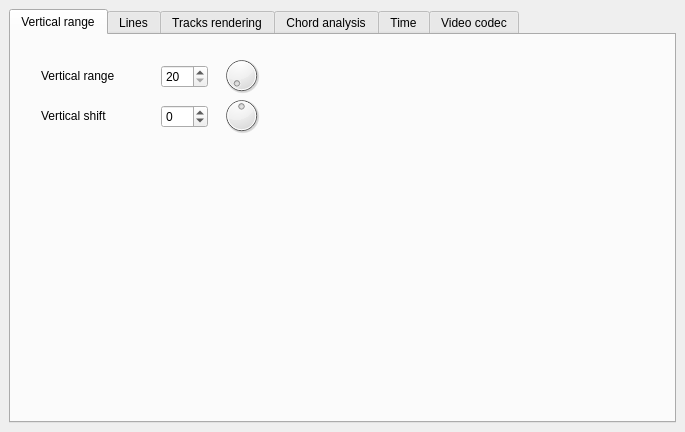
<?xml version="1.0" encoding="UTF-8"?>
<ui version="4.0">
 <class>DockWidRender</class>
 <widget class="QDockWidget" name="DockWidRender">
  <property name="geometry">
   <rect>
    <x>0</x>
    <y>0</y>
    <width>685</width>
    <height>432</height>
   </rect>
  </property>
  <property name="floating">
   <bool>true</bool>
  </property>
  <property name="windowTitle">
   <string>Rendering properties</string>
  </property>
  <widget class="QWidget" name="dockWidgetContents">
   <layout class="QGridLayout" name="gridLayout">
    <item row="0" column="0">
     <widget class="QTabWidget" name="tabWidget">
      <property name="currentIndex">
       <number>0</number>
      </property>
      <widget class="QWidget" name="tab_4">
       <attribute name="title">
        <string>Vertical range</string>
       </attribute>
       <widget class="QLabel" name="label_3">
        <property name="geometry">
         <rect>
          <x>30</x>
          <y>30</y>
          <width>121</width>
          <height>21</height>
         </rect>
        </property>
        <property name="text">
         <string>Vertical range</string>
        </property>
       </widget>
       <widget class="QLabel" name="label_4">
        <property name="geometry">
         <rect>
          <x>30</x>
          <y>70</y>
          <width>91</width>
          <height>21</height>
         </rect>
        </property>
        <property name="text">
         <string>Vertical shift</string>
        </property>
       </widget>
       <widget class="QSpinBox" name="spinBox_3">
        <property name="geometry">
         <rect>
          <x>150</x>
          <y>30</y>
          <width>47</width>
          <height>23</height>
         </rect>
        </property>
        <property name="minimum">
         <number>20</number>
        </property>
        <property name="maximum">
         <number>100</number>
        </property>
       </widget>
       <widget class="QSpinBox" name="spinBox_4">
        <property name="geometry">
         <rect>
          <x>150</x>
          <y>70</y>
          <width>47</width>
          <height>23</height>
         </rect>
        </property>
        <property name="minimum">
         <number>-100</number>
        </property>
        <property name="maximum">
         <number>100</number>
        </property>
       </widget>
       <widget class="QDial" name="dial">
        <property name="geometry">
         <rect>
          <x>210</x>
          <y>20</y>
          <width>41</width>
          <height>41</height>
         </rect>
        </property>
        <property name="minimum">
         <number>20</number>
        </property>
        <property name="maximum">
         <number>100</number>
        </property>
       </widget>
       <widget class="QDial" name="dial_2">
        <property name="geometry">
         <rect>
          <x>210</x>
          <y>60</y>
          <width>41</width>
          <height>41</height>
         </rect>
        </property>
        <property name="minimum">
         <number>-100</number>
        </property>
        <property name="maximum">
         <number>100</number>
        </property>
       </widget>
      </widget>
      <widget class="QWidget" name="tab">
       <attribute name="title">
        <string>Lines</string>
       </attribute>
       <layout class="QGridLayout" name="gridLayout_2">
        <item row="1" column="0">
         <widget class="QGroupBox" name="groupBox_2">
          <property name="title">
           <string>Horizontal lines</string>
          </property>
          <layout class="QGridLayout" name="gridLayout_3">
           <item row="3" column="2">
            <widget class="QSpinBox" name="spinBox_9"/>
           </item>
           <item row="4" column="2">
            <widget class="QPushButton" name="pb_setClr_hlines">
             <property name="maximumSize">
              <size>
               <width>80</width>
               <height>50</height>
              </size>
             </property>
             <property name="text">
              <string>Set color...</string>
             </property>
            </widget>
           </item>
           <item row="2" column="2">
            <widget class="QSpinBox" name="spinBox_8">
             <property name="maximumSize">
              <size>
               <width>80</width>
               <height>50</height>
              </size>
             </property>
             <property name="minimum">
              <number>1</number>
             </property>
             <property name="maximum">
              <number>96</number>
             </property>
             <property name="value">
              <number>12</number>
             </property>
            </widget>
           </item>
           <item row="2" column="0">
            <widget class="QCheckBox" name="checkBox_8">
             <property name="maximumSize">
              <size>
               <width>50</width>
               <height>50</height>
              </size>
             </property>
             <property name="text">
              <string>On</string>
             </property>
            </widget>
           </item>
           <item row="4" column="1">
            <widget class="QWidget" name="widget_hlcolour" native="true">
             <property name="autoFillBackground">
              <bool>true</bool>
             </property>
            </widget>
           </item>
           <item row="2" column="1">
            <widget class="QComboBox" name="comboBox">
             <item>
              <property name="text">
               <string>1 - One line every n semitones</string>
              </property>
             </item>
             <item>
              <property name="text">
               <string>2 - One line every semitone, one stronger line every n semitones</string>
              </property>
             </item>
             <item>
              <property name="text">
               <string>3 - Keyboard</string>
              </property>
             </item>
             <item>
              <property name="text">
               <string>4 - Keyboard (inverse)</string>
              </property>
             </item>
             <item>
              <property name="text">
               <string>5 - Staff</string>
              </property>
             </item>
            </widget>
           </item>
           <item row="3" column="0">
            <widget class="QCheckBox" name="checkBox_9">
             <property name="text">
              <string>Half shift</string>
             </property>
            </widget>
           </item>
          </layout>
         </widget>
        </item>
        <item row="0" column="0">
         <widget class="QGroupBox" name="groupBox">
          <property name="title">
           <string>Vertical lines</string>
          </property>
          <layout class="QGridLayout" name="gridLayout_4">
           <item row="3" column="1">
            <widget class="QSpinBox" name="sb_vLineTrack">
             <property name="minimum">
              <number>0</number>
             </property>
             <property name="maximum">
              <number>127</number>
             </property>
            </widget>
           </item>
           <item row="3" column="4">
            <widget class="QPushButton" name="pb_setClr_vlines">
             <property name="text">
              <string>Set color...</string>
             </property>
            </widget>
           </item>
           <item row="0" column="0">
            <widget class="QCheckBox" name="checkBox">
             <property name="text">
              <string>Central line</string>
             </property>
             <property name="checked">
              <bool>true</bool>
             </property>
            </widget>
           </item>
           <item row="3" column="0">
            <widget class="QCheckBox" name="cb_vLineTrack">
             <property name="text">
              <string>From metronome track:</string>
             </property>
            </widget>
           </item>
           <item row="3" column="3">
            <widget class="QWidget" name="widget_vlcolour" native="true">
             <property name="autoFillBackground">
              <bool>true</bool>
             </property>
            </widget>
           </item>
           <item row="1" column="0">
            <widget class="QCheckBox" name="cb_vLineTSig">
             <property name="text">
              <string>Beat lines from time signatures</string>
             </property>
            </widget>
           </item>
           <item row="1" column="1">
            <widget class="QCheckBox" name="checkBox_2">
             <property name="text">
              <string>Manual, measure:</string>
             </property>
            </widget>
           </item>
           <item row="1" column="2">
            <widget class="QSpinBox" name="spinBox">
             <property name="minimum">
              <number>1</number>
             </property>
             <property name="maximum">
              <number>64</number>
             </property>
             <property name="value">
              <number>4</number>
             </property>
            </widget>
           </item>
           <item row="1" column="3">
            <widget class="QComboBox" name="cmb_vLnManualDenom">
             <property name="currentText">
              <string>1</string>
             </property>
             <item>
              <property name="text">
               <string>1</string>
              </property>
             </item>
             <item>
              <property name="text">
               <string>2</string>
              </property>
             </item>
             <item>
              <property name="text">
               <string>4</string>
              </property>
             </item>
             <item>
              <property name="text">
               <string>8</string>
              </property>
             </item>
             <item>
              <property name="text">
               <string>16</string>
              </property>
             </item>
             <item>
              <property name="text">
               <string>32</string>
              </property>
             </item>
             <item>
              <property name="text">
               <string>64</string>
              </property>
             </item>
            </widget>
           </item>
          </layout>
         </widget>
        </item>
       </layout>
      </widget>
      <widget class="QWidget" name="tab_2">
       <attribute name="title">
        <string>Tracks rendering</string>
       </attribute>
       <widget class="QCheckBox" name="checkBox_3">
        <property name="geometry">
         <rect>
          <x>20</x>
          <y>20</y>
          <width>221</width>
          <height>20</height>
         </rect>
        </property>
        <property name="text">
         <string>Render playing notes separately</string>
        </property>
       </widget>
       <widget class="QCheckBox" name="checkBox_4">
        <property name="geometry">
         <rect>
          <x>20</x>
          <y>50</y>
          <width>201</width>
          <height>20</height>
         </rect>
        </property>
        <property name="text">
         <string>Render tracks separately</string>
        </property>
       </widget>
       <widget class="QSpinBox" name="spinBox_2">
        <property name="geometry">
         <rect>
          <x>290</x>
          <y>20</y>
          <width>47</width>
          <height>23</height>
         </rect>
        </property>
        <property name="maximum">
         <number>50</number>
        </property>
       </widget>
       <widget class="QLabel" name="label">
        <property name="geometry">
         <rect>
          <x>260</x>
          <y>20</y>
          <width>31</width>
          <height>21</height>
         </rect>
        </property>
        <property name="text">
         <string>Blur:</string>
        </property>
       </widget>
       <widget class="QSpinBox" name="spinBox_5">
        <property name="geometry">
         <rect>
          <x>340</x>
          <y>20</y>
          <width>47</width>
          <height>23</height>
         </rect>
        </property>
        <property name="maximum">
         <number>50</number>
        </property>
       </widget>
       <widget class="QCheckBox" name="checkBox_5">
        <property name="geometry">
         <rect>
          <x>20</x>
          <y>80</y>
          <width>231</width>
          <height>20</height>
         </rect>
        </property>
        <property name="text">
         <string>Render moving notes separately</string>
        </property>
       </widget>
       <widget class="QLabel" name="label_5">
        <property name="geometry">
         <rect>
          <x>260</x>
          <y>80</y>
          <width>31</width>
          <height>21</height>
         </rect>
        </property>
        <property name="text">
         <string>Blur:</string>
        </property>
       </widget>
       <widget class="QSpinBox" name="spinBox_6">
        <property name="geometry">
         <rect>
          <x>290</x>
          <y>80</y>
          <width>47</width>
          <height>23</height>
         </rect>
        </property>
        <property name="maximum">
         <number>50</number>
        </property>
       </widget>
       <widget class="QSpinBox" name="spinBox_7">
        <property name="geometry">
         <rect>
          <x>340</x>
          <y>80</y>
          <width>47</width>
          <height>23</height>
         </rect>
        </property>
        <property name="maximum">
         <number>50</number>
        </property>
       </widget>
       <widget class="QCheckBox" name="cb_AA">
        <property name="geometry">
         <rect>
          <x>20</x>
          <y>110</y>
          <width>231</width>
          <height>20</height>
         </rect>
        </property>
        <property name="text">
         <string>Render shapes with antialias</string>
        </property>
       </widget>
      </widget>
      <widget class="QWidget" name="tab_6">
       <attribute name="title">
        <string>Chord analysis</string>
       </attribute>
       <layout class="QGridLayout" name="gridLayout_5">
        <item row="8" column="1">
         <widget class="QPushButton" name="pb_procChordNames">
          <property name="text">
           <string>Process</string>
          </property>
         </widget>
        </item>
        <item row="7" column="1">
         <widget class="QLineEdit" name="lineEdit_excludeTracks"/>
        </item>
        <item row="4" column="1">
         <widget class="QComboBox" name="combox_chordStar">
          <item>
           <property name="text">
            <string>Circle of semitones</string>
           </property>
          </item>
          <item>
           <property name="text">
            <string>Circle of fifths</string>
           </property>
          </item>
         </widget>
        </item>
        <item row="4" column="0">
         <widget class="QCheckBox" name="cb_dispChordStar">
          <property name="text">
           <string>Display chord star</string>
          </property>
         </widget>
        </item>
        <item row="2" column="1">
         <widget class="QComboBox" name="cmb_dispNoteNamesWhere">
          <item>
           <property name="text">
            <string>as a line</string>
           </property>
          </item>
          <item>
           <property name="text">
            <string>on the chord star</string>
           </property>
          </item>
         </widget>
        </item>
        <item row="2" column="0">
         <widget class="QCheckBox" name="cb_dispNoteNames">
          <property name="text">
           <string>Display names of notes</string>
          </property>
         </widget>
        </item>
        <item row="7" column="0">
         <widget class="QLabel" name="label_excludeTracks">
          <property name="text">
           <string>Exlude tracks:</string>
          </property>
         </widget>
        </item>
        <item row="3" column="0">
         <widget class="QCheckBox" name="cb_dispChordNames">
          <property name="text">
           <string>Display chord names</string>
          </property>
         </widget>
        </item>
        <item row="4" column="2">
         <widget class="QSpinBox" name="spb_chordStarOffset">
          <property name="maximum">
           <number>11</number>
          </property>
         </widget>
        </item>
        <item row="2" column="2">
         <widget class="QComboBox" name="cb_sharpFlat">
          <item>
           <property name="text">
            <string>b</string>
           </property>
          </item>
          <item>
           <property name="text">
            <string>#</string>
           </property>
          </item>
         </widget>
        </item>
       </layout>
      </widget>
      <widget class="QWidget" name="tab_5">
       <attribute name="title">
        <string>Time</string>
       </attribute>
       <widget class="QCheckBox" name="checkBox_6">
        <property name="geometry">
         <rect>
          <x>20</x>
          <y>20</y>
          <width>231</width>
          <height>20</height>
         </rect>
        </property>
        <property name="text">
         <string>Extra zoom time at the beginning</string>
        </property>
       </widget>
       <widget class="QCheckBox" name="checkBox_7">
        <property name="geometry">
         <rect>
          <x>20</x>
          <y>50</y>
          <width>211</width>
          <height>20</height>
         </rect>
        </property>
        <property name="text">
         <string>Extra zoom time at the end</string>
        </property>
       </widget>
      </widget>
      <widget class="QWidget" name="tab_3">
       <attribute name="title">
        <string>Video codec</string>
       </attribute>
       <widget class="QLabel" name="label_2">
        <property name="geometry">
         <rect>
          <x>30</x>
          <y>60</y>
          <width>221</width>
          <height>21</height>
         </rect>
        </property>
        <property name="text">
         <string>Video output FourCC codec code:</string>
        </property>
       </widget>
       <widget class="QLineEdit" name="lineEdit">
        <property name="geometry">
         <rect>
          <x>270</x>
          <y>60</y>
          <width>51</width>
          <height>22</height>
         </rect>
        </property>
        <property name="text">
         <string>X264</string>
        </property>
        <property name="maxLength">
         <number>4</number>
        </property>
       </widget>
       <widget class="QComboBox" name="cmb_videoCodec">
        <property name="geometry">
         <rect>
          <x>30</x>
          <y>20</y>
          <width>291</width>
          <height>25</height>
         </rect>
        </property>
        <item>
         <property name="text">
          <string>H.264 video encoded by x264 *.mkv</string>
         </property>
        </item>
        <item>
         <property name="text">
          <string>MPEG 4 video *.avi</string>
         </property>
        </item>
        <item>
         <property name="text">
          <string>Movie JPEG *.avi</string>
         </property>
        </item>
        <item>
         <property name="text">
          <string>Custom FFMPEG FourCC</string>
         </property>
        </item>
       </widget>
      </widget>
     </widget>
    </item>
   </layout>
  </widget>
 </widget>
 <resources/>
 <connections>
  <connection>
   <sender>spinBox_3</sender>
   <signal>valueChanged(int)</signal>
   <receiver>dial</receiver>
   <slot>setValue(int)</slot>
   <hints>
    <hint type="sourcelabel">
     <x>197</x>
     <y>93</y>
    </hint>
    <hint type="destinationlabel">
     <x>231</x>
     <y>90</y>
    </hint>
   </hints>
  </connection>
  <connection>
   <sender>dial</sender>
   <signal>valueChanged(int)</signal>
   <receiver>spinBox_3</receiver>
   <slot>setValue(int)</slot>
   <hints>
    <hint type="sourcelabel">
     <x>234</x>
     <y>108</y>
    </hint>
    <hint type="destinationlabel">
     <x>194</x>
     <y>105</y>
    </hint>
   </hints>
  </connection>
  <connection>
   <sender>spinBox_4</sender>
   <signal>valueChanged(int)</signal>
   <receiver>dial_2</receiver>
   <slot>setValue(int)</slot>
   <hints>
    <hint type="sourcelabel">
     <x>198</x>
     <y>136</y>
    </hint>
    <hint type="destinationlabel">
     <x>234</x>
     <y>128</y>
    </hint>
   </hints>
  </connection>
  <connection>
   <sender>dial_2</sender>
   <signal>valueChanged(int)</signal>
   <receiver>spinBox_4</receiver>
   <slot>setValue(int)</slot>
   <hints>
    <hint type="sourcelabel">
     <x>235</x>
     <y>145</y>
    </hint>
    <hint type="destinationlabel">
     <x>196</x>
     <y>145</y>
    </hint>
   </hints>
  </connection>
 </connections>
</ui>
